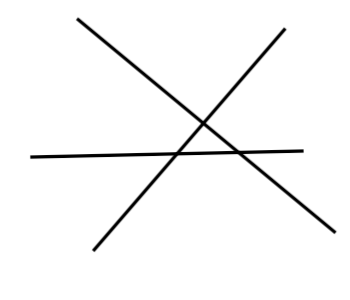
#> input picture datas/images/lines.png, 350 x 300 px, found by its file name
$ python detect_straightlines_using_houghtransform.py
#> lines starting #> are read from the running program, lines starting #| are printed output that depends on the picture; after the words box and inside, x2 and y2 are one past the last pixel; in counts of white or black regions, pixels touching at a corner belong together
### refer : https://www.moonbooks.org/Articles/Implementing-a-simple-python-code-to-detect-straight-lines-using-Hough-transform/#myGallery

import cv2 as cv

import matplotlib.pyplot as plt

file_name = './datas/images/lines.png'
grayImage = cv.imread(file_name, cv.IMREAD_GRAYSCALE)
#> grayImage: shape (300, 350); min 0, max 255, mean 247.9

# 검출 높이기 위해 black And White 변환
(thresh, blackAndWhiteImage) = cv.threshold(grayImage, 127, 255, cv.THRESH_BINARY)
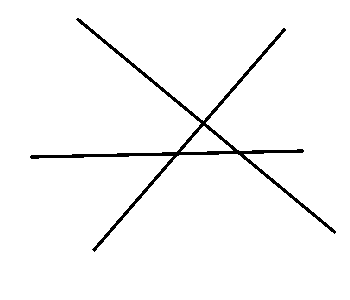
#> blackAndWhiteImage: shape (300, 350); 97.2% white; 1 black region, box (x1, y1, x2, y2) and area: (30, 18, 336, 252) 2901
print('blackAndWhiteImage shape: ', blackAndWhiteImage.shape)
#| blackAndWhiteImage shape:  (300, 350)

plt.imshow(blackAndWhiteImage, cmap=plt.get_cmap('gray'))
plt.show()

# plt.savefig("save_save_source",bbox_inches='tight')
plt.close()

"""##Hough space"""

import numpy as np
import math

img_shape = blackAndWhiteImage.shape
#> img_shape = (300, 350)

x_max = img_shape[0]
#> x_max = 300
y_max = img_shape[1]
#> y_max = 350

theta_max = 1.0 * math.pi
theta_min = 0.0

r_min = 0.0
r_max = math.hypot(x_max, y_max)
#> r_max = 461

rows = 200
cols = 300

hough_space = np.zeros((rows,cols))

for x_list in range(x_max):
    for y_list in range(y_max):
        if blackAndWhiteImage[x_list,y_list] == 255: continue
        for itheta in range(cols):
            theta = 1.0 * itheta * theta_max / cols
            r = x_list * math.cos(theta) + y_list * math.sin(theta)
            ir = round(rows * ( 1.0 * r ) / r_max)
            hough_space[ir,itheta] = hough_space[ir,itheta] + 1
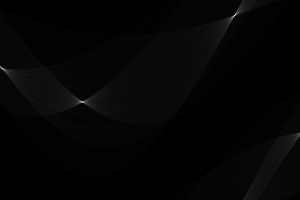
#> hough_space: shape (200, 300) float64; min 0, max 775, mean 14.5; drawn with min black and max white

# plt.imshow(hough_space, origin='lower')
plt.xlim(0,cols)
plt.ylim(0,rows)

tick_locs = [y for y in range(0,cols,40)]
tick_lbls = [round( (1.0 * y * theta_max) / cols,1) for y in range(0,cols,40)]
plt.xticks(tick_locs, tick_lbls)

tick_locs = [y for y in range(0,rows,20)]
tick_lbls = [round( (1.0 * y * r_max ) / rows,1) for y in range(0,rows,20)]
plt.yticks(tick_locs, tick_lbls)

plt.xlabel(r'cols')
plt.ylabel(r'rows')
plt.title('Hough Space')

# plt.show()

# plt.savefig("save_hough_space_r_theta.png",bbox_inches='tight')
# plt.close()

"""## Find the maximums"""

neighborhood_size = 10
threshold = 400

import scipy.ndimage.filters as filters
import scipy.ndimage as ndimage

data_max = filters.maximum_filter(hough_space, neighborhood_size)
maxima = (hough_space == data_max)

data_min = filters.minimum_filter(hough_space, neighborhood_size)
diff = ((data_max - data_min) > threshold)
maxima[diff == 0] = 0

labeled, num_objects = ndimage.label(maxima)
slices = ndimage.find_objects(labeled)

x_list, y_list = [], []
for dy,dx in slices:
    x_center = (dx.start + dx.stop - 1)/2
    x_list.append(x_center)
    y_center = (dy.start + dy.stop - 1)/2
    y_list.append(y_center)

print('coordinatioin - x_list : {}, y_list : {}'.format(x_list,y_list))

plt.imshow(hough_space, origin='lower')

plt.autoscale(False)
plt.plot(x_list,y_list, 'ro')
# plt.savefig('hough_space_maximas.png', bbox_inches = 'tight')

plt.xlabel(r'cols')
plt.ylabel(r'rows')
plt.title('Hough Space')

plt.show()
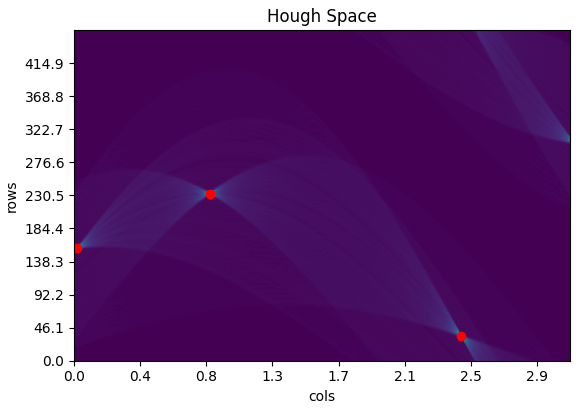
#> figure drawn by matplotlib, 1 panel
plt.close()

"""##Plot straight lines"""

line_index = 1
line_extend = 50
for y,x in zip(y_list, x_list):

    r = round( (1.0 * y * r_max ) / rows,1)
    theta = round( (1.0 * x * theta_max) / cols,1)

    fig, ax = plt.subplots()

    ax.imshow(blackAndWhiteImage)

    ax.autoscale(False)

    px = []
    py = []
    for y in range(-y_max-line_extend,y_max+line_extend,1):
        px.append( math.cos(-theta) * y - math.sin(-theta) * r )
        py.append( math.sin(-theta) * y + math.cos(-theta) * r )

    ax.plot(px,py, linewidth=5, color="red")

    # plt.savefig("save_image_line_"+ "%02d" % line_index +".png",bbox_inches='tight')

    plt.show()
    # plt.close()

    line_index = line_index + 1
#> this loop made 3 passes
#> pass 1, `plt.show()`:
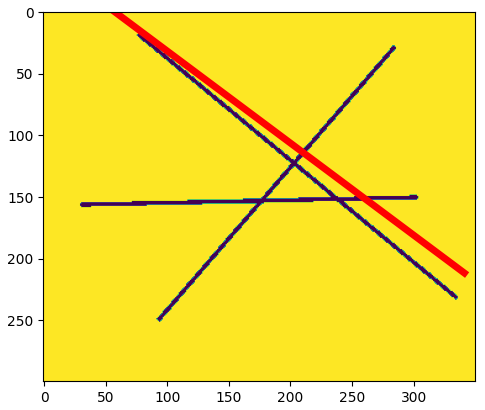
#> figure drawn by matplotlib, 1 panel
#> pass 2, `plt.show()`:
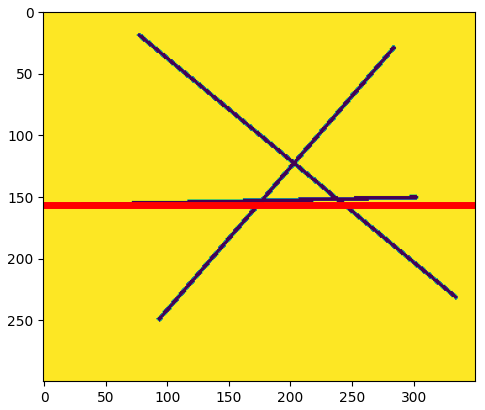
#> figure drawn by matplotlib, 1 panel
#> after the loop, line_index = 4

$ run again, with datas/images/pentagon.png copied over datas/images/lines.png
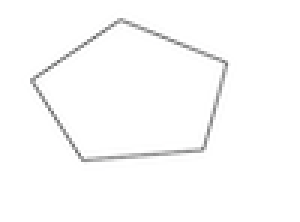
#> input picture datas/images/pentagon.png, 100 x 74 px, found by its file name (shown 3 times larger)
#> blackAndWhiteImage: shape (74, 100); 99.6% white; black in thin lines or dots, all inside (x1, y1, x2, y2) = (12, 8, 76, 52)
#| blackAndWhiteImage shape:  (74, 100)
#> after the loop `for x_list in range(x_max):`:
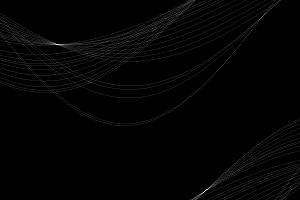
#> hough_space: shape (200, 300) float64; min 0, max 11, mean 0.13; drawn with min black and max white
#> `plt.show()`:
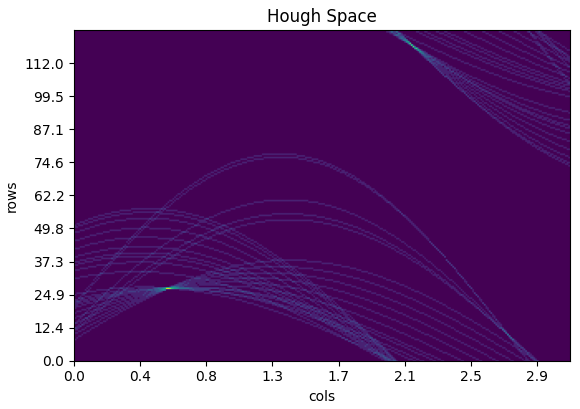
#> figure drawn by matplotlib, 1 panel
#> after the loop `for y,x in zip(y_list, x_list):`: line_index = 1
